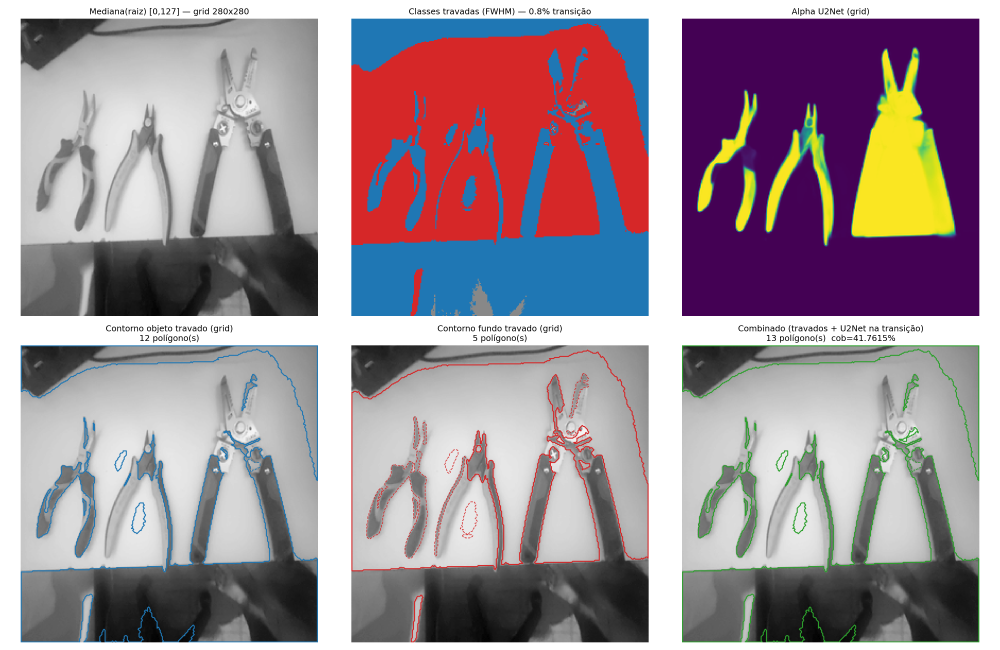
#> input picture experimentos/2026-07-01_mediana_otsu_grid/grid_picos_u2net_transicao.png, 3000 x 1950 px, given in place of IMG_20260602_185719031.jpg, which was not available (shown at 1/3 size)
$ python viz_multithreshold_picos.py
#> lines starting #> are read from the running program, lines starting #| are printed output that depends on the picture; pictures that were not available may be replaced by others from this repository, and a replacement may not be noted
### core/vetorizador_raster.py
"""
core/vetorizador_raster.py — conversão raster→vector estilo GIS.

Converte a superfície de object-ness (`AnaliseCena.superficie`, grid de blocos
(Hb,Wb) com valores [0,1]) em polígonos vetoriais Shapely via isocontours
(marching squares do scikit-image).

Pipeline:
    1. Binariza superficie com threshold (ISOCONTOUR_THRESHOLD).
    2. Rotula componentes conectados (scipy.ndimage.label).
    3. Para cada região, extrai contorno externo (shell) e furos (holes)
       via cv2.findContours com RETR_CCOMP (hierarquia pai/filho).
    4. Monta Shapely Polygon(shell, holes=[...]) — furos abaixo de
       MIN_AREA_PIXEL são ignorados.
    5. Valida e filtra polígonos (is_valid, área mínima, vértices mínimos).
    6. Calcula atributos por polígono (id, area, centroid, vertices,
       confidence, n_holes).
    7. Calcula iou_vs_claude quando bboxes_claude são fornecidas.
    8. Exporta FeatureCollection GeoJSON.
    9. Mede e loga latência.

Novo helper público:
    casar_poligono_a_bbox(resultado_vet, bbox, shape) -> str
        Casa o melhor polígono de `resultado_vet` a `bbox` por IoU e retorna
        o GeoJSON Feature correspondente, ou "" se nenhum casar acima de
        IOU_MATCH_MIN.

Uso típico (aditivo, sem alterar pipeline existente):
    from core.vetorizador_raster import vetorizar_superficie, casar_poligono_a_bbox
    resultado = vetorizar_superficie(cena.superficie, bboxes_claude=bboxes)
    for obj_bbox in bboxes:
        geom = casar_poligono_a_bbox(resultado, obj_bbox, cena.superficie.shape)
"""
from __future__ import annotations

import json
import logging
import time
from typing import Optional

import cv2
import numpy as np
import scipy.ndimage
from shapely.geometry import Polygon, box, mapping

from core.config import (
    IOU_MATCH_MIN,
    ISOCONTOUR_THRESHOLD,
    MIN_AREA_PIXEL,
    MIN_POLYGON_VERTICES,
)

_log = logging.getLogger("casaiq.vetorizador_raster")


# [195 lines left out: functions _calcular_iou_vs_claude, _extrair_poligono_com_furos, casar_poligono_a_bbox, not called in this run]


def vetorizar_superficie(
    superficie: np.ndarray,
    *,
    threshold: float = ISOCONTOUR_THRESHOLD,
    min_area: float = MIN_AREA_PIXEL,
    bboxes_claude: Optional[list[dict]] = None,
) -> dict:
    """Converte a superfície de object-ness em polígonos vetoriais.

    Modela furos internos (holes) via cv2.findContours com RETR_CCOMP:
    regiões de baixa object-ness cercadas por shell de alta intensidade são
    representadas como interiores (Polygon.interiors) e descontadas da área.

    Args:
        superficie: array float32 (Hb, Wb) com valores [0, 1] representando
                    a intensidade de "object-ness" em cada bloco.
        threshold:  limiar de binarização para a isocontorno (default ISOCONTOUR_THRESHOLD).
        min_area:   área mínima em pixels de bloco para aceitar um polígono
                    (default MIN_AREA_PIXEL). Furos menores que este valor
                    também são ignorados.
        bboxes_claude: lista de bboxes normalizadas {x1, y1, x2, y2} ∈ [0,1]
                       retornadas pelo Claude. Quando fornecidas, calcula
                       iou_vs_claude para cada polígono.

    Returns:
        dict com chaves:
            'geometries':  list[Polygon]  — polígonos Shapely válidos (com furos).
            'attributes':  list[dict]     — atributos por polígono (mesma ordem).
                           Inclui 'n_holes' (int) além dos campos v1.
            'geojson':     str            — JSON de FeatureCollection parseável.
            'stats':       dict           — total_polys, total_area, coverage_pct.
            'performance': dict           — latency_ms, threshold_used.
    """
    t0 = time.perf_counter()

    superficie = np.asarray(superficie, dtype=np.float32)
    Hb, Wb = superficie.shape

    # ── 1. Binarização ───────────────────────────────────────────────────────
    mask = superficie > threshold

    # Estrutura de retorno vazia para caso degenerado
    # [8 lines left out: function _vazio, not called in this run]

    if not mask.any():
        _log.info("vetorizar_raster_superficie_vazia", extra={"threshold": threshold})
        return _vazio((time.perf_counter() - t0) * 1000)

    # ── 2. Rotulação de componentes conectados ───────────────────────────────
    labeled, n_labels = scipy.ndimage.label(mask)

    geometries: list[Polygon] = []
    attributes: list[dict] = []

    poly_id = 0

    for label_val in range(1, n_labels + 1):
        regiao_mask = labeled == label_val

        # Filtro de área por contagem de pixels da região (antes de vetorizar).
        # Mais confiável que poly.area: o contorno cv2 é traçado pelo interior
        # dos pixels, então poly.area ≈ area_pixels − perímetro/2 para formas
        # pequenas. Usar regiao_mask.sum() garante que MIN_AREA_PIXEL reflete
        # literalmente "número de pixels de bloco" da região.
        area_pixels = int(regiao_mask.sum())
        if area_pixels < min_area:
            continue

        # ── 3. Extração de contornos com suporte a furos ─────────────────────
        # cv2.findContours(RETR_CCOMP) distingue shell (parent==-1) de holes
        # (parent>=0). Furos com área < min_area são ignorados.
        poly = _extrair_poligono_com_furos(regiao_mask, min_area)
        if poly is None:
            continue

        # ── 4. Validação do polígono ─────────────────────────────────────────
        if not poly.is_valid:
            poly = poly.buffer(0)  # tenta corrigir auto-interseção

        # Se buffer(0) resultou em MultiPolygon, usar o maior
        from shapely.geometry import MultiPolygon
        if isinstance(poly, MultiPolygon):
            poly = max(poly.geoms, key=lambda p: p.area)

        if not poly.is_valid or poly.is_empty:
            continue

        if poly.is_empty or poly.area <= 0:
            continue

        # Recontagem de vértices após possível buffer
        n_vertices = len(poly.exterior.coords)
        if n_vertices < MIN_POLYGON_VERTICES:
            continue

        # ── 5. Atributos ─────────────────────────────────────────────────────
        cx, cy = poly.centroid.x, poly.centroid.y

        # Confiança: média da superfície dentro da máscara da região
        vals_regiao = superficie[regiao_mask]
        confianca = float(np.clip(vals_regiao.mean(), 0.0, 1.0))

        # IoU vs Claude
        iou = _calcular_iou_vs_claude(poly, bboxes_claude or [], (Hb, Wb))

        # Número de furos internos (holes) do polígono
        n_holes = len(list(poly.interiors))

        poly_id += 1
        atributos = {
            "id":          poly_id,
            "area":        round(float(poly.area), 4),
            "centroid":    (round(cx, 4), round(cy, 4)),
            "vertices":    n_vertices,
            "confidence":  round(confianca, 4),
            "iou_vs_claude": iou,
            "n_holes":     n_holes,
        }

        _log.info("poligono_vetorizado", extra={
            "id":         poly_id,
            "area":       atributos["area"],
            "centroid":   atributos["centroid"],
            "vertices":   atributos["vertices"],
            "confidence": atributos["confidence"],
            "n_holes":    n_holes,
        })

        geometries.append(poly)
        attributes.append(atributos)

    # ── 6. GeoJSON FeatureCollection ─────────────────────────────────────────
    features = []
    for poly, attr in zip(geometries, attributes):
        features.append({
            "type": "Feature",
            "geometry": mapping(poly),
            "properties": attr,
        })
    geojson_str = json.dumps({"type": "FeatureCollection", "features": features})

    # ── 7. Estatísticas ───────────────────────────────────────────────────────
    total_area = sum(a["area"] for a in attributes)
    area_total_superficie = float(Hb * Wb)
    coverage_pct = round(100.0 * total_area / area_total_superficie, 4) if area_total_superficie > 0 else 0.0

    latencia_ms = (time.perf_counter() - t0) * 1000

    _log.info("vetorizar_raster_resumo", extra={
        "total_polys":   len(geometries),
        "total_area":    round(total_area, 4),
        "coverage_pct":  coverage_pct,
        "latency_ms":    round(latencia_ms, 3),
        "threshold_used": threshold,
        "geojson_len":   len(geojson_str),
    })

    return {
        "geometries": geometries,
        "attributes": attributes,
        "geojson":    geojson_str,
        "stats": {
            "total_polys":  len(geometries),
            "total_area":   round(total_area, 4),
            "coverage_pct": coverage_pct,
        },
        "performance": {
            "latency_ms":    round(latencia_ms, 3),
            "threshold_used": threshold,
        },
    }

### experimentos/2026-07-01_mediana_otsu_grid/viz_multithreshold_picos.py
import sys, json
import numpy as np
from PIL import Image
import matplotlib.pyplot as plt
from shapely.geometry import shape
from scipy.signal import find_peaks
from scipy.ndimage import gaussian_filter1d

sys.path.insert(0, '/home/cuco/projetos/casaiq')
from core.vetorizador_raster import vetorizar_superficie

IMG_PATH = "/home/cuco/Downloads/IMG_20260602_185719031.jpg"
LIM = 127

img = np.array(Image.open(IMG_PATH).convert("RGB")).astype(np.float64)
pc_median = np.median(img, axis=2)
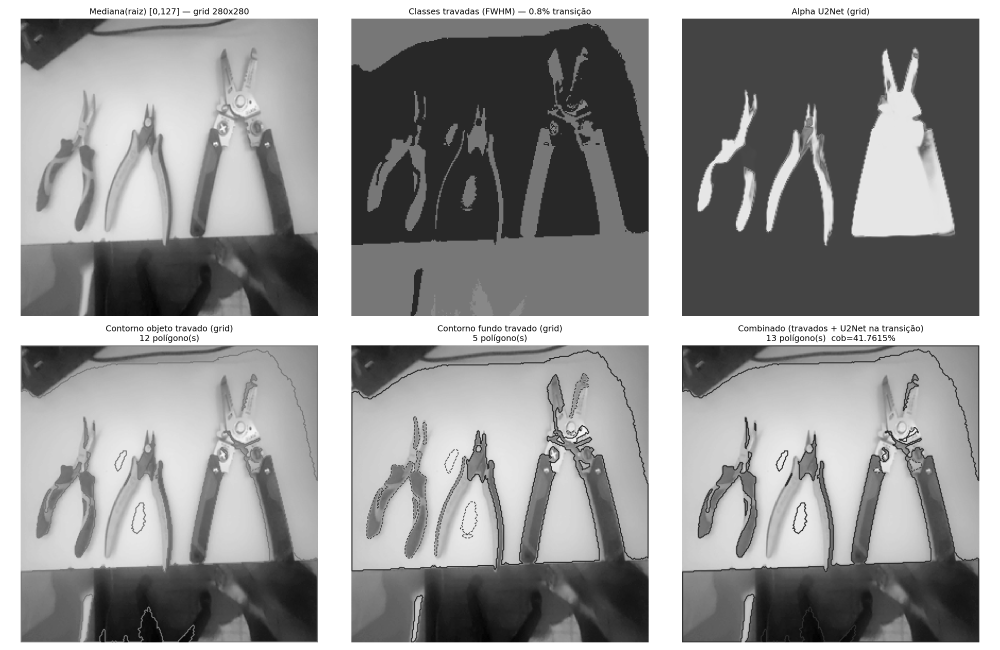
#> pc_median: shape (1950, 3000) float64 (shown at 1/3 size); min 0, max 255, mean 149.3
pc_raiz = np.sqrt(pc_median)
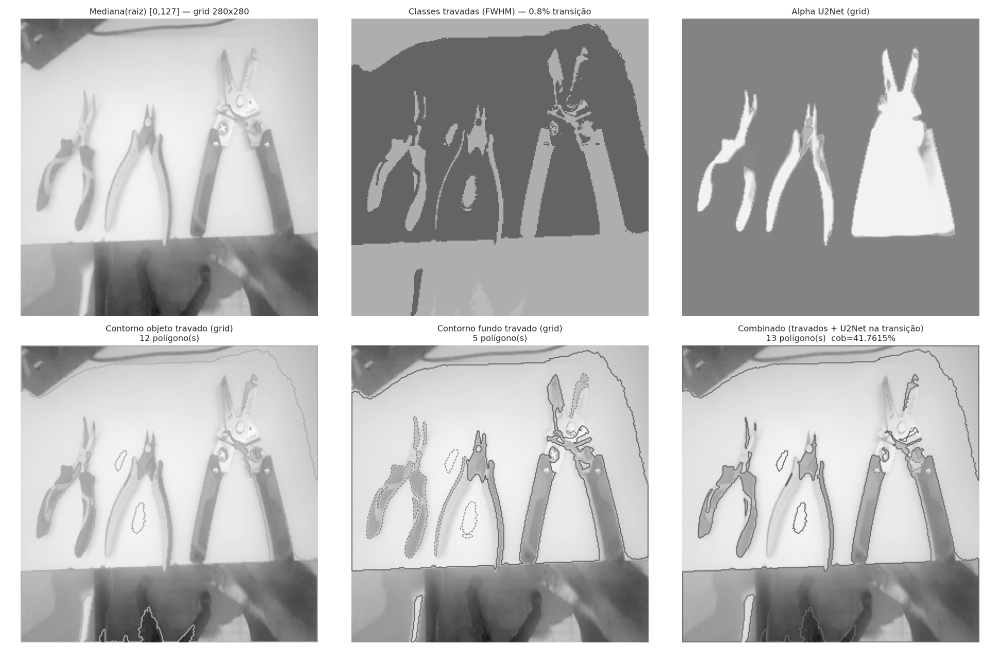
#> pc_raiz: shape (1950, 3000) float64 (shown at 1/3 size); min 0, max 15.97, mean 11.69; drawn with min black and max white
tmin, tmax = pc_raiz.min(), pc_raiz.max()
#> tmin = 0; tmax = 15.97
mediana127 = np.round((pc_raiz - tmin) / (tmax - tmin) * LIM).astype(np.int32)
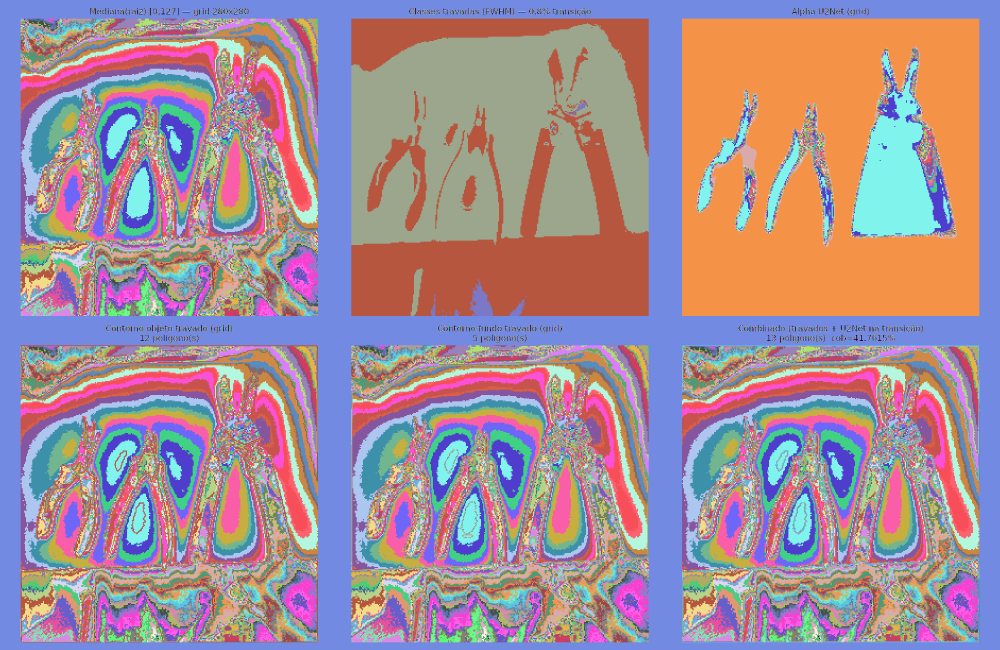
#> mediana127: shape (1950, 3000) int32 (shown at 1/3 size); 112 distinct labels, from 0 to 127; one colour per label, 0 black

# ── 1. Histograma suavizado + picos locais ──────────────────────────────────
hist, edges = np.histogram(mediana127.ravel(), bins=LIM + 1, range=(0, LIM))
#> hist = 128 values, max 1055597 at index 127, min 0 at index 1, mean 45703.1; edges = 129 values from 0 to 127
hist_smooth = gaussian_filter1d(hist.astype(float), sigma=2)
#> hist_smooth = 128 values, max 397224.2 at index 127, min 44.51 at index 7, mean 45703.1

peaks, _ = find_peaks(hist_smooth, prominence=hist_smooth.max() * 0.12, distance=20)
#> peaks = [66, 87]
print(f"picos encontrados nos níveis: {peaks.tolist()}")
#| picos encontrados nos níveis: [66, 87]

# ── 2. Vales entre picos consecutivos (mínimo local entre cada par) ────────
fronteiras = [0]
for i in range(len(peaks) - 1):
    a, b = peaks[i], peaks[i + 1]
    vale = a + np.argmin(hist_smooth[a:b + 1])
    fronteiras.append(vale)
#> this loop made 1 pass
#> (a, b, vale) on pass 1: (66, 87, 73)
#> after the loop, fronteiras = [0, 73]
fronteiras.append(LIM)
print(f"fronteiras das bandas: {fronteiras}")
#| fronteiras das bandas: [0, 73, 127]

# ── 3. Para cada banda [lo, hi), extrai contorno via vetorizar_superficie ──
cores_bandas = plt.cm.tab10
resultados_bandas = []
for i in range(len(fronteiras) - 1):
    lo, hi = fronteiras[i], fronteiras[i + 1]
    mask = ((mediana127 >= lo) & (mediana127 < hi)).astype(np.float32)
#> (the run stopped early here; a loop or call above may not have finished)

$ run again, on experimentos/2026-07-01_mediana_otsu_grid/picos_chapados_fwhm.png
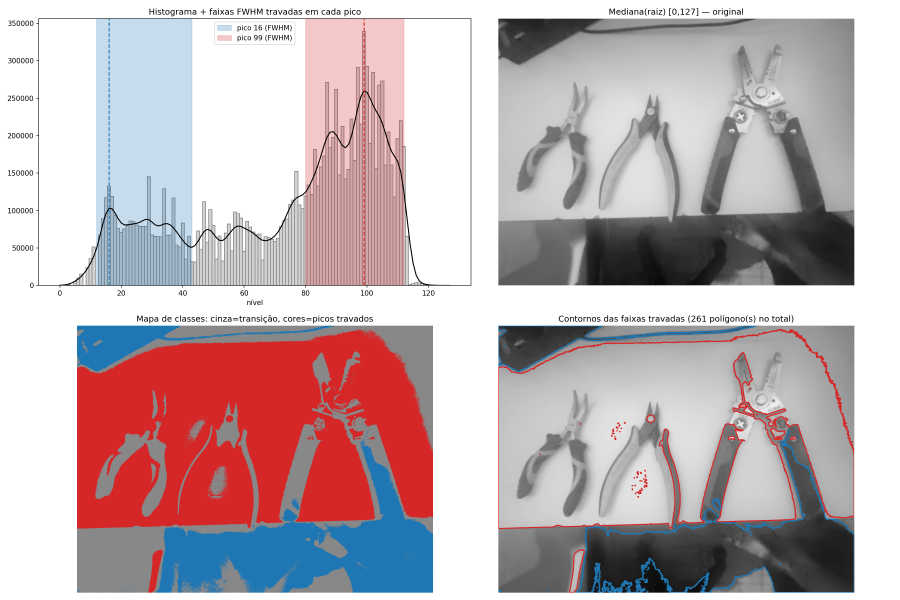
#> input picture experimentos/2026-07-01_mediana_otsu_grid/picos_chapados_fwhm.png, 2700 x 1800 px, given in place of IMG_20260602_185719031.jpg, which was not available (shown at 1/3 size)
#> tmin = 0; tmax = 15.97
#> mediana127: shape (1800, 2700) int32; 112 distinct labels, from 0 to 127
#> hist = 128 values, max 1719249 at index 127, min 0 at index 1, mean 37968.8; edges = 129 values from 0 to 127
#> hist_smooth = 128 values, max 646693.6 at index 127, min 59.78 at index 7, mean 37968.8
#> peaks = [50]
#| picos encontrados nos níveis: [50]
#> after the loop `for i in range(len(peaks) - 1):`: fronteiras = [0]
#| fronteiras das bandas: [0, 127]
